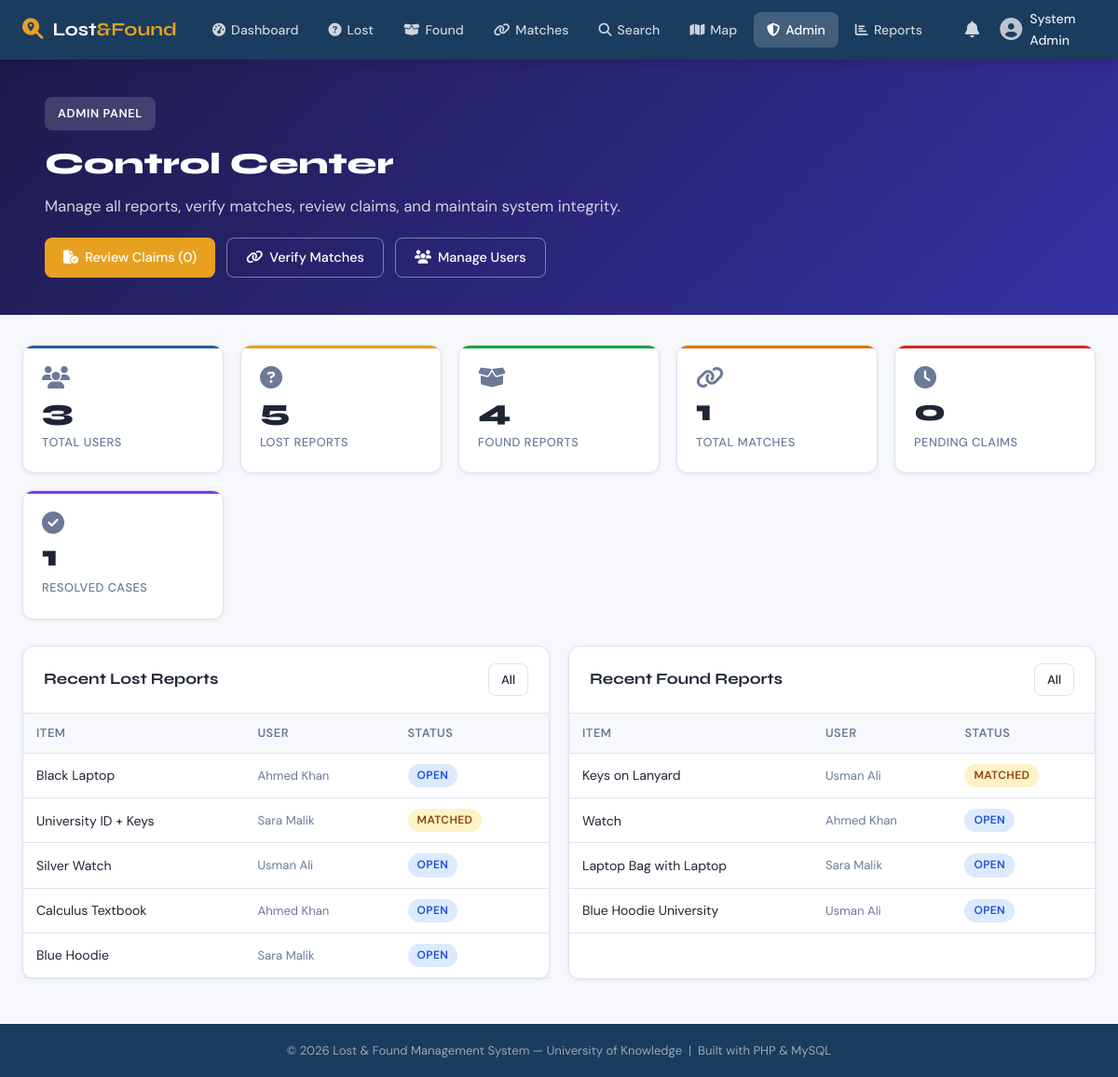
/admin/index.php (signed in), run on the app's committed database.
### tables this page shows
CREATE TABLE IF NOT EXISTS claims (
    claim_id        INT UNSIGNED AUTO_INCREMENT PRIMARY KEY,
    found_item_id   INT UNSIGNED NOT NULL,
    claimant_id     INT UNSIGNED NOT NULL,
    proof_desc      TEXT NOT NULL,
    proof_image     VARCHAR(255) DEFAULT NULL,
    status          ENUM('pending','approved','rejected') DEFAULT 'pending',
    admin_note      TEXT DEFAULT NULL,
    reviewed_by     INT UNSIGNED DEFAULT NULL,
    submitted_at    DATETIME DEFAULT CURRENT_TIMESTAMP,
    reviewed_at     DATETIME DEFAULT NULL,
    CONSTRAINT fk_claim_item    FOREIGN KEY (found_item_id) REFERENCES found_items(item_id) ON DELETE CASCADE,
    CONSTRAINT fk_claim_user    FOREIGN KEY (claimant_id)   REFERENCES users(user_id)       ON DELETE CASCADE,
    CONSTRAINT fk_claim_admin   FOREIGN KEY (reviewed_by)   REFERENCES users(user_id)       ON DELETE SET NULL
);

CREATE TABLE IF NOT EXISTS lost_items (
    item_id        INT UNSIGNED AUTO_INCREMENT PRIMARY KEY,
    user_id        INT UNSIGNED NOT NULL,
    category_id    INT UNSIGNED NOT NULL,
    location_id    INT UNSIGNED NOT NULL,
    name           VARCHAR(150) NOT NULL,
    description    TEXT,
    date_lost      DATE NOT NULL,
    image_path     VARCHAR(255) DEFAULT NULL,
    status         ENUM('open','matched','claimed','closed') DEFAULT 'open',
    created_at     DATETIME DEFAULT CURRENT_TIMESTAMP,
    updated_at     DATETIME DEFAULT CURRENT_TIMESTAMP ON UPDATE CURRENT_TIMESTAMP,
    CONSTRAINT fk_lost_user     FOREIGN KEY (user_id)     REFERENCES users(user_id)     ON DELETE CASCADE,
    CONSTRAINT fk_lost_cat      FOREIGN KEY (category_id) REFERENCES categories(category_id),
    CONSTRAINT fk_lost_loc      FOREIGN KEY (location_id) REFERENCES locations(location_id)
);

CREATE TABLE IF NOT EXISTS users (
    user_id      INT UNSIGNED AUTO_INCREMENT PRIMARY KEY,
    full_name    VARCHAR(100) NOT NULL,
    email        VARCHAR(150) NOT NULL UNIQUE,
    password     VARCHAR(255) NOT NULL,           
    phone        VARCHAR(20),
    role         ENUM('admin','user') NOT NULL DEFAULT 'user',
    avatar       VARCHAR(255)         DEFAULT 'default.png',
    is_active    TINYINT(1)           DEFAULT 1,
    created_at   DATETIME             DEFAULT CURRENT_TIMESTAMP,
    updated_at   DATETIME             DEFAULT CURRENT_TIMESTAMP ON UPDATE CURRENT_TIMESTAMP
);

CREATE TABLE IF NOT EXISTS found_items (
    item_id        INT UNSIGNED AUTO_INCREMENT PRIMARY KEY,
    user_id        INT UNSIGNED NOT NULL,
    category_id    INT UNSIGNED NOT NULL,
    location_id    INT UNSIGNED NOT NULL,
    name           VARCHAR(150) NOT NULL,
    description    TEXT,
    date_found     DATE NOT NULL,
    image_path     VARCHAR(255) DEFAULT NULL,
    status         ENUM('open','matched','claimed','closed') DEFAULT 'open',
    created_at     DATETIME DEFAULT CURRENT_TIMESTAMP,
    updated_at     DATETIME DEFAULT CURRENT_TIMESTAMP ON UPDATE CURRENT_TIMESTAMP,
    CONSTRAINT fk_found_user    FOREIGN KEY (user_id)     REFERENCES users(user_id)     ON DELETE CASCADE,
    CONSTRAINT fk_found_cat     FOREIGN KEY (category_id) REFERENCES categories(category_id),
    CONSTRAINT fk_found_loc     FOREIGN KEY (location_id) REFERENCES locations(location_id)
);

### admin/index.php (the view, shortened to what this page needs)
<?php
require_once __DIR__ . '/../includes/functions.php';
$stats        = getAdminStats();
$recentLost   = getLostItems(0, '');
$recentFound  = getFoundItems(0, '');
$pendingClaims = getClaims();
$pendingClaims = array_filter($pendingClaims, fn($c) => $c['status'] === 'pending');
?>
<?php require __DIR__ . '/../includes/header.php'; ?>
<div class="dash-hero" style="background:linear-gradient(135deg,#1e1b4b 0%,#3730a3 100%);">
  <div class="container">
    <div style="display:flex;align-items:center;gap:12px;">
      <span style="background:rgba(255,255,255,.15);padding:8px 14px;border-radius:8px;font-size:.8rem;font-weight:600;letter-spacing:.05em;">ADMIN PANEL</span>
    </div>
    <h1 style="margin-top:10px;">Control Center</h1>
    <p>Manage all reports, verify matches, review claims, and maintain system integrity.</p>
    <div class="dash-actions">
      <a href="<?= SITE_URL ?>/admin/manage-claims.php"  class="btn btn-accent"><i class="fa fa-file-circle-check"></i> Review Claims (<?= count($pendingClaims) ?>)</a>
      <a href="<?= SITE_URL ?>/admin/manage-matches.php" class="btn btn-outline" style="color:#fff;border-color:rgba(255,255,255,.4);"><i class="fa fa-link"></i> Verify Matches</a>
      <a href="<?= SITE_URL ?>/admin/manage-users.php"   class="btn btn-outline" style="color:#fff;border-color:rgba(255,255,255,.4);"><i class="fa fa-users"></i> Manage Users</a>
    </div>
  </div>
</div>
<div class="page-body">
<div class="container">
  <div class="stats-grid">
    <div class="stat-card blue">
      <i class="fa fa-users stat-icon"></i>
      <div class="stat-number"><?= $stats['total_users'] ?></div>
      <div class="stat-label">Total Users</div>
    </div>
    <div class="stat-card">
      <i class="fa fa-circle-question stat-icon"></i>
      <div class="stat-number"><?= $stats['total_lost'] ?></div>
      <div class="stat-label">Lost Reports</div>
    </div>
    <div class="stat-card green">
      <i class="fa fa-box-open stat-icon"></i>
      <div class="stat-number"><?= $stats['total_found'] ?></div>
      <div class="stat-label">Found Reports</div>
    </div>
    <div class="stat-card orange">
      <i class="fa fa-link stat-icon"></i>
      <div class="stat-number"><?= $stats['total_matches'] ?></div>
      <div class="stat-label">Total Matches</div>
    </div>
    <div class="stat-card red">
      <i class="fa fa-clock stat-icon"></i>
      <div class="stat-number"><?= $stats['pending_claims'] ?></div>
      <div class="stat-label">Pending Claims</div>
    </div>
    <div class="stat-card purple">
      <i class="fa fa-circle-check stat-icon"></i>
      <div class="stat-number"><?= $stats['resolved'] ?></div>
      <div class="stat-label">Resolved Cases</div>
    </div>
  </div>
  <div style="display:grid;grid-template-columns:1fr 1fr;gap:20px;margin-top:20px;">
    <div class="card">
      <div class="card-header">
        <h2>Recent Lost Reports</h2>
        <a href="<?= SITE_URL ?>/admin/manage-items.php?type=lost" class="btn btn-outline btn-sm">All</a>
      </div>
      <div class="card-body" style="padding:0;">
        <div class="table-wrapper">
        <table>
          <thead><tr><th>Item</th><th>User</th><th>Status</th></tr></thead>
          <tbody>
            <?php foreach (array_slice($recentLost, 0, 6) as $i): ?>
            <tr data-href="<?= SITE_URL ?>/item-detail.php?type=lost&id=<?= $i['item_id'] ?>">
              <td><?= sanitize($i['name']) ?></td>
              <td style="font-size:.82rem;color:var(--text-muted)"><?= sanitize($i['reporter']) ?></td>
              <td><?= statusBadge($i['status']) ?></td>
            </tr>
            <?php endforeach; ?>
          </tbody>
        </table>
        </div>
      </div>
    </div>
    <div class="card">
      <div class="card-header">
        <h2>Recent Found Reports</h2>
        <a href="<?= SITE_URL ?>/admin/manage-items.php?type=found" class="btn btn-outline btn-sm">All</a>
      </div>
      <div class="card-body" style="padding:0;">
        <div class="table-wrapper">
        <table>
          <thead><tr><th>Item</th><th>User</th><th>Status</th></tr></thead>
          <tbody>
            <?php foreach (array_slice($recentFound, 0, 6) as $i): ?>
            <tr data-href="<?= SITE_URL ?>/item-detail.php?type=found&id=<?= $i['item_id'] ?>">
              <td><?= sanitize($i['name']) ?></td>
              <td style="font-size:.82rem;color:var(--text-muted)"><?= sanitize($i['reporter']) ?></td>
              <td><?= statusBadge($i['status']) ?></td>
            </tr>
            <?php endforeach; ?>
          </tbody>
        </table>
        </div>
      </div>
    </div>
  </div>
</div>
</div>
<?php require __DIR__ . '/../includes/footer.php'; ?>

### includes/functions.php (shortened to what this page needs)
<?php
function getLostItems(int $userId = 0, string $status = ''): array {
    $db  = getDB();
    $sql = "SELECT li.*, c.name AS category, l.building, l.room, u.full_name AS reporter
            FROM lost_items li
            JOIN categories c ON li.category_id = c.category_id
            JOIN locations  l ON li.location_id  = l.location_id
            JOIN users      u ON li.user_id       = u.user_id
            WHERE 1=1";
    $params = [];
    $sql .= " ORDER BY li.created_at DESC";
    $s = $db->prepare($sql);
    $s->execute($params);
    return $s->fetchAll();
}
function getFoundItems(int $userId = 0, string $status = ''): array {
    $db  = getDB();
    $sql = "SELECT fi.*, c.name AS category, l.building, l.room, u.full_name AS reporter
            FROM found_items fi
            JOIN categories c ON fi.category_id = c.category_id
            JOIN locations  l ON fi.location_id  = l.location_id
            JOIN users      u ON fi.user_id       = u.user_id
            WHERE 1=1";
    $params = [];
    $sql .= " ORDER BY fi.created_at DESC";
    $s = $db->prepare($sql);
    $s->execute($params);
    return $s->fetchAll();
}
function getClaims(int $userId = 0): array {
    $db  = getDB();
    $sql = "SELECT cl.*, fi.name AS item_name, fi.image_path, u.full_name AS claimant_name, u.email AS claimant_email,
                   loc.building
            FROM claims cl
            JOIN found_items fi ON cl.found_item_id = fi.item_id
            JOIN users       u  ON cl.claimant_id   = u.user_id
            JOIN locations   loc ON fi.location_id  = loc.location_id
            WHERE 1=1";
    $params = [];
    $sql .= " ORDER BY cl.submitted_at DESC";
    $s = $db->prepare($sql);
    $s->execute($params);
    return $s->fetchAll();
}
function getAdminStats(): array {
    $db = getDB();
    return [
        'total_users'   => $db->query("SELECT COUNT(*) FROM users WHERE role='user'")->fetchColumn(),
        'total_lost'    => $db->query("SELECT COUNT(*) FROM lost_items")->fetchColumn(),
        'total_found'   => $db->query("SELECT COUNT(*) FROM found_items")->fetchColumn(),
        'total_matches' => $db->query("SELECT COUNT(*) FROM matches")->fetchColumn(),
        'pending_claims'=> $db->query("SELECT COUNT(*) FROM claims WHERE status='pending'")->fetchColumn(),
        'resolved'      => $db->query("SELECT COUNT(*) FROM claims WHERE status='approved'")->fetchColumn(),
    ];
}
function sanitize(string $s): string {
    return htmlspecialchars(trim($s), ENT_QUOTES, 'UTF-8');
}
function statusBadge(string $status): string {
    $map = [
        'open'    => 'badge-open',
        'matched' => 'badge-matched',
        'claimed' => 'badge-claimed',
        'closed'  => 'badge-closed',
        'pending' => 'badge-pending',
        'approved'=> 'badge-approved',
        'rejected'=> 'badge-rejected',
        'verified'=> 'badge-verified',
    ];
    $cls = $map[$status] ?? 'badge-open';
    return "<span class=\"badge {$cls}\">" . ucfirst($status) . "</span>";
}

### assets/css/main.css (style rules this page uses)
:root { --primary: #1a3c5e; --primary-lt: #2461a0; --accent: #e8a020; --accent-dk: #c4870a; --surface: #f7f8fc; --card: #ffffff; --border: #dde3ef; --text: #1e2535; --text-muted: #6b7a99; --success: #16a34a; --danger: #dc2626; --warning: #d97706; --info: #0284c7; --radius: 12px; --shadow-sm: 0 1px 4px rgba(0,0,0,.07); --shadow-md: 0 4px 16px rgba(0,0,0,.10); --shadow-lg: 0 8px 32px rgba(0,0,0,.14); --font-display: 'Syne', sans-serif; --font-body: 'DM Sans', sans-serif; --nav-h: 64px; }
*, *::before, *::after { box-sizing: border-box; margin: 0; padding: 0; }
html { scroll-behavior: smooth; }
body { font-family: var(--font-body); background: var(--surface); color: var(--text); font-size: 15px; line-height: 1.6; min-height: 100vh; display: flex; flex-direction: column; }
a { color: var(--primary-lt); text-decoration: none; }
.container { max-width: 1200px; margin: 0 auto; padding: 0 24px; }
.page-body { padding: 32px 0 48px; }
.card { background: var(--card); border: 1px solid var(--border); border-radius: var(--radius); box-shadow: var(--shadow-sm); }
.card-header { padding: 18px 22px; border-bottom: 1px solid var(--border); display: flex; align-items: center; justify-content: space-between; }
.card-header h2 { font-family: var(--font-display); font-size: 1.05rem; font-weight: 700; }
.card-body { padding: 22px; }
.stats-grid { display: grid; grid-template-columns: repeat(auto-fill, minmax(180px, 1fr)); gap: 18px; margin-bottom: 28px; }
.stat-card { background: var(--card); border: 1px solid var(--border); border-radius: var(--radius); padding: 22px 20px; display: flex; flex-direction: column; gap: 8px; box-shadow: var(--shadow-sm); position: relative; overflow: hidden; }
.stat-card::before { content: ''; position: absolute; top: 0; left: 0; right: 0; height: 3px; background: var(--accent); }
.stat-card.blue::before { background: var(--primary-lt); }
.stat-card.green::before { background: var(--success); }
.stat-card.orange::before { background: var(--warning); }
.stat-card.red::before { background: var(--danger); }
.stat-card.purple::before { background: #7c3aed; }
.stat-icon { font-size: 1.5rem; color: var(--text-muted); }
.stat-number { font-family: var(--font-display); font-size: 2rem; font-weight: 800; line-height: 1; }
.stat-label { font-size: .8rem; color: var(--text-muted); font-weight: 500; text-transform: uppercase; letter-spacing: .04em; }
.badge { display: inline-flex; align-items: center; padding: 3px 10px; border-radius: 99px; font-size: .75rem; font-weight: 600; text-transform: uppercase; letter-spacing: .03em; }
.badge-open { background: #dbeafe; color: #1d4ed8; }
.badge-matched { background: #fef3c7; color: #92400e; }
.btn { display: inline-flex; align-items: center; gap: 7px; padding: 9px 20px; border-radius: 8px; font-family: var(--font-body); font-size: .9rem; font-weight: 500; border: none; cursor: pointer; transition: all .15s; text-decoration: none; white-space: nowrap; }
.btn-accent { background: var(--accent); color: #fff; }
.btn-outline { background: transparent; border: 1px solid var(--border); color: var(--text); }
.btn-sm { padding: 6px 13px; font-size: .82rem; }
.table-wrapper { overflow-x: auto; }
table { width: 100%; border-collapse: collapse; font-size: .88rem; }
thead tr { background: var(--surface); }
th, td { padding: 11px 14px; text-align: left; border-bottom: 1px solid var(--border); }
th { font-weight: 600; font-size: .8rem; text-transform: uppercase; letter-spacing: .04em; color: var(--text-muted); }
.dash-hero { background: linear-gradient(135deg, var(--primary) 0%, var(--primary-lt) 60%, #1e5a99 100%); color: #fff; padding: 40px 24px; }
.dash-hero h1 { font-family: var(--font-display); font-size: 2rem; font-weight: 800; }
.dash-hero p { opacity: .8; margin-top: 6px; font-size: 1.05rem; }
.dash-actions { display: flex; gap: 12px; margin-top: 20px; flex-wrap: wrap; }

### data on the page
claims: status "0"
lost_items: name "Black Laptop", user.full_name "Ahmed Khan", status "OPEN"
lost_items: name "University ID + Keys", user.full_name "Sara Malik", status "MATCHED"
lost_items: name "Silver Watch", user.full_name "Usman Ali", status "OPEN"
lost_items: name "Calculus Textbook", user.full_name "Ahmed Khan", status "OPEN"
lost_items: name "Blue Hoodie", user.full_name "Sara Malik", status "OPEN"
found_items: name "Keys on Lanyard", user.full_name "Usman Ali", status "MATCHED"
found_items: name "Watch", user.full_name "Ahmed Khan", status "OPEN"
found_items: name "Laptop Bag with Laptop", user.full_name "Sara Malik", status "OPEN"
found_items: name "Blue Hoodie University", user.full_name "Usman Ali", status "OPEN"

### other printed values
$_SESSION['full_name'] "System Admin"
$stats['total_users'] "3"
$stats['total_lost'] "5"
$stats['total_found'] "4"
$stats['total_matches'] "1"
$stats['pending_claims'] "0"
$stats['resolved'] "1"
